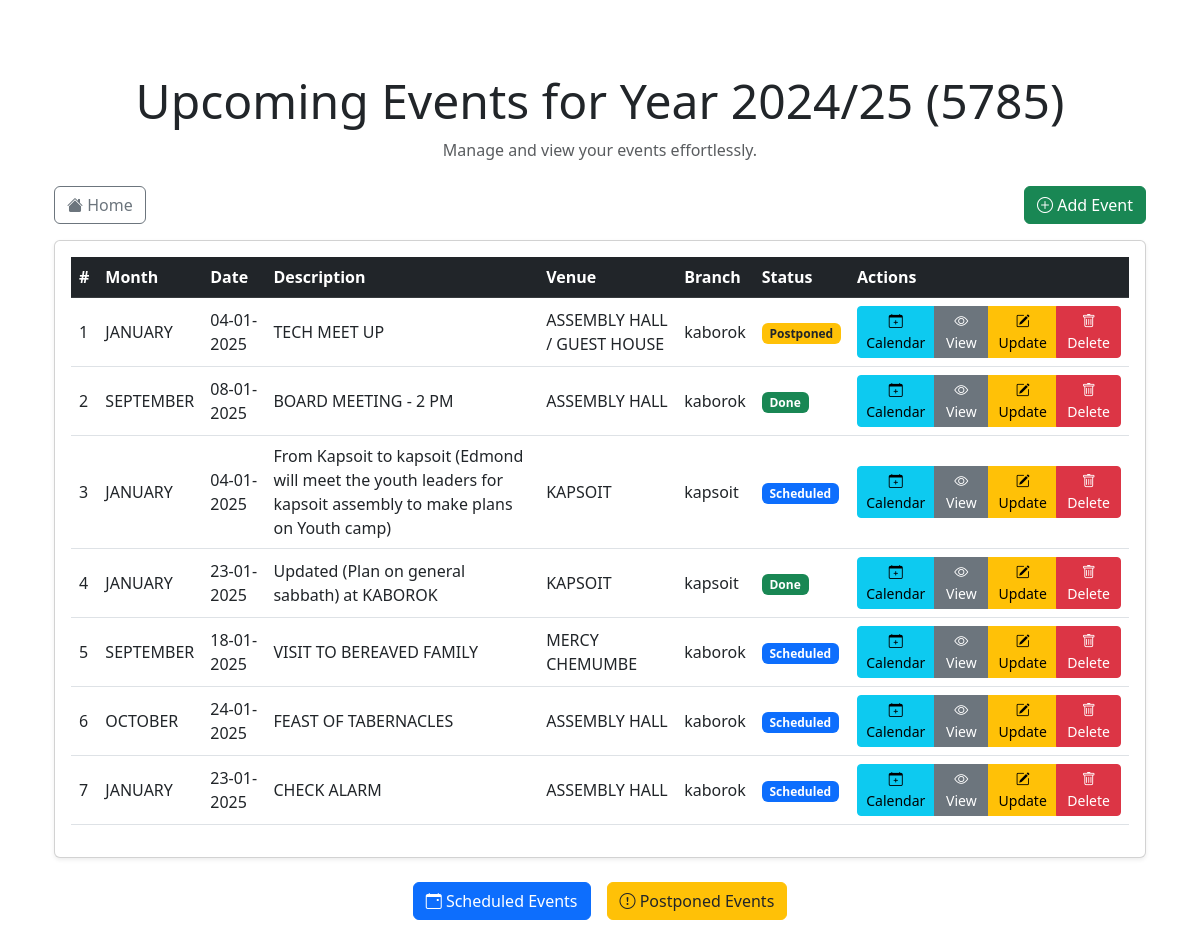
The app's page /general_events (signed in), older data.
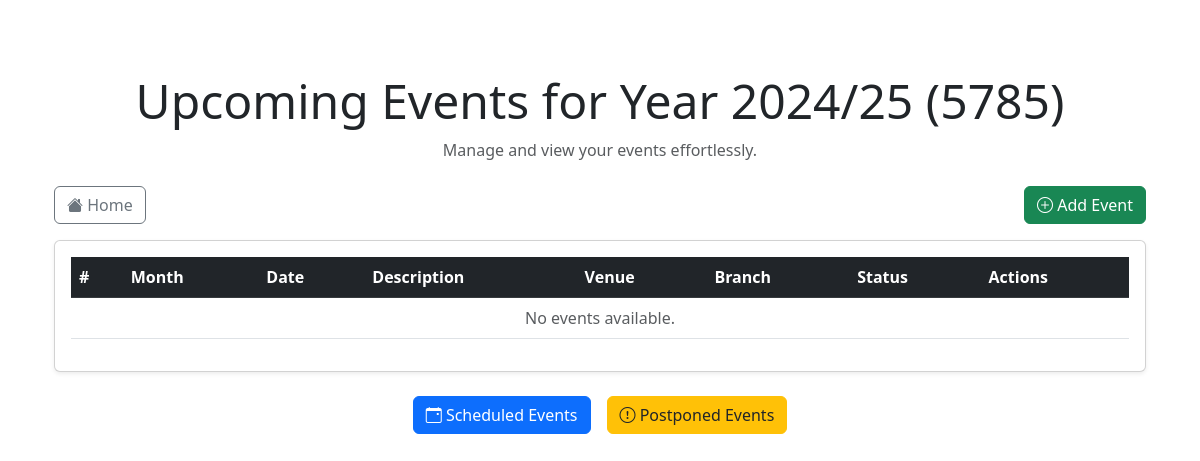
The same page, newer data.
### application/models.py (models this page shows, shortened)
class Event(db.Model):
    id = db.Column(db.Integer, primary_key=True)
    month = db.Column(db.String(20), nullable=False)
    branch = db.Column(db.String(20), nullable=False)
    event_date = db.Column(db.Date, nullable=False)
    event_desc  = db.Column(db.Text, nullable=False)
    event_venue  = db.Column(db.Text, nullable=False)
    event_status  = db.Column(db.Enum('done', 'postponed', 'scheduled', name='status_enum', default='scheduled'), nullable=False)

### application/events/routes.py (the view)
@events_bp.route('/general_events', methods=['POST', 'GET'])
def general_events():
  if current_user.is_authenticated:
    events = Event.query.all()
  else:
     return redirect(url_for('events.login'))
  return render_template('general_events.html', events=events, title='Events')

### application/models.py (called while the page is built)
@login_manager.user_loader
def load_user(user_id):
    return User.query.get(int(user_id))

### application/templates/general_events.html
{% extends "layout.html" %}
{% block content %}
<body>
    <div class="container my-5">
        <div class="text-center mb-4">
            <h1 class="display-5">Upcoming Events for Year 2024/25 (5785)</h1>
            <p class="text-muted">Manage and view your events effortlessly.</p>
        </div>
        <div class="d-flex justify-content-between align-items-center mb-3">
            <a href="{{ url_for('main.home') }}" class="btn btn-outline-secondary">
                <i class="bi bi-house-fill"></i> Home
            </a>
            <a href="{{ url_for('events.add_event') }}" class="btn btn-success">
                <i class="bi bi-plus-circle"></i> Add Event
            </a>
        </div>
        <div class="card shadow-sm">
            <div class="card-body">
                <table class="table table-hover align-middle">
                    <thead class="table-dark">
                        <tr>
                            <th>#</th>
                            <th>Month</th>
                            <th>Date</th>
                            <th>Description</th>
                            <th>Venue</th>
                            <th>Branch</th>
                            <th>Status</th>
                            <th>Actions</th>
                        </tr>
                    </thead>
                    <tbody>
                        {% if events %}
                            {% for event in events %}
                            <tr>
                                <td>{{ loop.index }}</td>
                                <td>{{ event.month }}</td>
                                <td>{{ event.event_date.strftime('%d-%m-%Y') }}</td>
                                <td>{{ event.event_desc }}</td>
                                <td>{{ event.event_venue }}</td>
                                <td>{{ event.branch }}</td>
                                <td>
                                    <span class="badge
                                        {% if event.event_status == 'done' %} bg-success
                                        {% elif event.event_status == 'postponed' %} bg-warning text-dark
                                        {% elif event.event_status == 'scheduled' %} bg-primary
                                        {% endif %}">
                                        {{ event.event_status | capitalize }}
                                    </span>
                                </td>
                                <td>
                                    <div class="btn-group" role="group">
                                        <a href="{{ url_for('events.download_ics', event_id=event.id) }}" class="btn btn-info btn-sm">
                                            <i class="bi bi-calendar-plus"></i> Calendar
                                        </a>
                                        <a href="{{ url_for('events.get_event', event_id=event.id) }}" class="btn btn-secondary btn-sm">
                                            <i class="bi bi-eye"></i> View
                                        </a>
                                        <a href="{{ url_for('events.update_event', event_id=event.id) }}" class="btn btn-warning btn-sm">
                                            <i class="bi bi-pencil-square"></i> Update
                                        </a>
                                        <a href="{{ url_for('events.delete_event', event_id=event.id)}}" class="btn btn-danger btn-sm"
                                           onclick="return confirm('Are you sure you want to delete this event?');">
                                            <i class="bi bi-trash"></i> Delete
                                        </a>
                                    </div>
                                </td>
                            </tr>
                            {% endfor %}
                        {% else %}
                            <tr>
                                <td colspan="8" class="text-center text-muted">No events available.</td>
                            </tr>
                        {% endif %}
                    </tbody>
                </table>
            </div>
        </div>
        <div class="d-flex justify-content-center mt-4 gap-3">
            <a href="#" class="btn btn-primary">
                <i class="bi bi-calendar-event"></i> Scheduled Events
            </a>
            <a href="#" class="btn btn-warning text-dark">
                <i class="bi bi-exclamation-circle"></i> Postponed Events
            </a>
        </div>
    </div>
</body>
{% endblock content %}

### application/templates/layout.html (shortened to what this page needs)
<!DOCTYPE html>
<html lang="en">
<head>
  <link href="https://cdn.jsdelivr.net/npm/bootstrap@5.3.0/dist/css/bootstrap.min.css" rel="stylesheet">
  <link rel="stylesheet" href="https://cdn.jsdelivr.net/npm/bootstrap@5.3.0/dist/css/bootstrap.min.css">
  <link href="https://cdn.jsdelivr.net/npm/bootstrap@5.3.0/dist/css/bootstrap.min.css" rel="stylesheet">
  <link href="https://cdn.jsdelivr.net/npm/bootstrap-icons/font/bootstrap-icons.css" rel="stylesheet">
</head>
<body>
  <div class="container py-4">
    {% block content %}
    {% endblock content %}
  </div>
</body>
</html>

Row changes from the older to the newer data that the page shows:
removed Event: month "JANUARY", event_date "04-01-2025", event_desc "TECH MEET UP", event_venue "ASSEMBLY HALL / GUEST HOUSE", branch "kaborok", event_status "Postponed"
removed Event: month "SEPTEMBER", event_date "08-01-2025", event_desc "BOARD MEETING - 2 PM", event_venue "ASSEMBLY HALL", branch "kaborok", event_status "Done"
removed Event: month "JANUARY", event_date "04-01-2025", event_desc "From Kapsoit to kapsoit (Edmond will meet the youth leaders for kapsoit assembly to make plans on Youth camp)", event_venue "KAPSOIT", branch "kapsoit", event_status "Scheduled"
removed Event: month "JANUARY", event_date "23-01-2025", event_desc "Updated (Plan on general sabbath) at KABOROK", event_venue "KAPSOIT", branch "kapsoit", event_status "Done"
removed Event: month "SEPTEMBER", event_date "18-01-2025", event_desc "VISIT TO BEREAVED FAMILY", event_venue "MERCY CHEMUMBE", branch "kaborok", event_status "Scheduled"
removed Event: month "OCTOBER", event_date "24-01-2025", event_desc "FEAST OF TABERNACLES", event_venue "ASSEMBLY HALL", branch "kaborok", event_status "Scheduled"
removed Event: month "JANUARY", event_date "23-01-2025", event_desc "CHECK ALARM", event_venue "ASSEMBLY HALL", branch "kaborok", event_status "Scheduled"
Text that changed along with them:
text now shown: "No events available."
